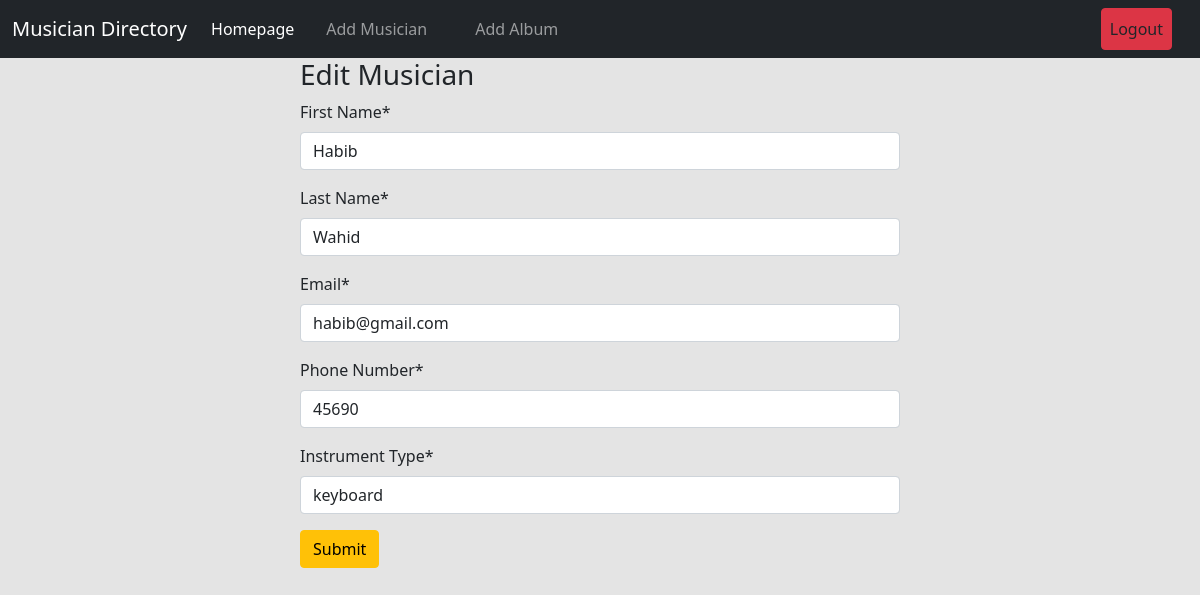
Page /musician/edit_musician/1/ (signed in) on the committed database.
### musicians/models.py (models this page shows, shortened)
class Musician(models.Model):
    First_Name = models.CharField(max_length=30)
    Last_Name = models.CharField(max_length=30)
    Email = models.EmailField()
    Phone_Number = models.CharField(max_length=14)
    Instrument_Type = models.CharField(max_length=30)

### musicians/views.py (the view)
# urls.py: path('edit_musician/<int:id>/', views.EditMusicianView.as_view(), name='edit_musician'),
@method_decorator(login_required, name='dispatch')
class EditMusicianView(UpdateView):
    model = models.Musician
    form_class = forms.MusicianForm
    template_name = 'edit_musician.html'
    pk_url_kwarg = 'id'
    success_url = reverse_lazy('homepage')

### musicians/forms.py
class MusicianForm(forms.ModelForm):
    class Meta:
        model = Musician
        fields = '__all__'

### musicians/templates/edit_musician.html (shortened to what this page needs)
{% extends 'base.html' %}
{%  load crispy_forms_tags %}
{% block content %}
<form style="width:50% ; margin : auto" method="post">
    <h3>Edit Musician</h3>
{{ form | crispy }}
<button class="btn btn-warning">Submit</button>
</form>
{% endblock %}

### rows in the picture
Musician: First_Name "Habib", Last_Name "Wahid", Email "habib@gmail.com", Phone_Number "45690", Instrument_Type "keyboard"
